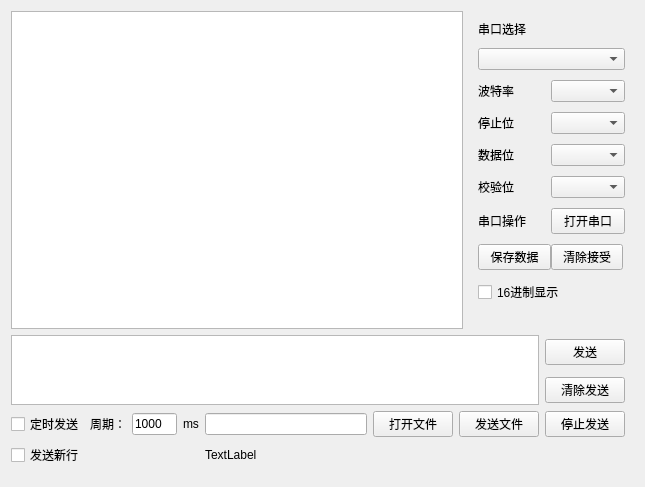
<?xml version="1.0" encoding="UTF-8"?>
<ui version="4.0">
 <class>MainWindow</class>
 <widget class="QWidget" name="MainWindow">
  <property name="geometry">
   <rect>
    <x>0</x>
    <y>0</y>
    <width>645</width>
    <height>487</height>
   </rect>
  </property>
  <property name="windowTitle">
   <string>MainWindow</string>
  </property>
  <layout class="QGridLayout" name="gridLayout_3">
   <item row="0" column="0">
    <widget class="QPlainTextEdit" name="recvEdit">
     <property name="readOnly">
      <bool>true</bool>
     </property>
    </widget>
   </item>
   <item row="0" column="1">
    <widget class="QWidget" name="widget" native="true">
     <property name="maximumSize">
      <size>
       <width>165</width>
       <height>16777215</height>
      </size>
     </property>
     <layout class="QGridLayout" name="gridLayout" columnminimumwidth="2,0,2">
      <property name="horizontalSpacing">
       <number>0</number>
      </property>
      <property name="verticalSpacing">
       <number>10</number>
      </property>
      <item row="4" column="0">
       <widget class="QLabel" name="label_4">
        <property name="text">
         <string>数据位</string>
        </property>
       </widget>
      </item>
      <item row="3" column="1" colspan="2">
       <widget class="QComboBox" name="stopBitsCmb"/>
      </item>
      <item row="4" column="1" colspan="2">
       <widget class="QComboBox" name="dataBitsCmb"/>
      </item>
      <item row="3" column="0">
       <widget class="QLabel" name="label_3">
        <property name="text">
         <string>停止位</string>
        </property>
       </widget>
      </item>
      <item row="9" column="0" colspan="3">
       <widget class="QCheckBox" name="hexDisplayChx">
        <property name="text">
         <string>16进制显示</string>
        </property>
       </widget>
      </item>
      <item row="0" column="0" colspan="2">
       <widget class="QLabel" name="label">
        <property name="text">
         <string>串口选择</string>
        </property>
       </widget>
      </item>
      <item row="6" column="1" colspan="2">
       <widget class="QPushButton" name="openPortBtn">
        <property name="text">
         <string>打开串口</string>
        </property>
       </widget>
      </item>
      <item row="2" column="1" colspan="2">
       <widget class="QComboBox" name="baudRateCmb"/>
      </item>
      <item row="2" column="0">
       <widget class="QLabel" name="label_2">
        <property name="text">
         <string>波特率</string>
        </property>
       </widget>
      </item>
      <item row="5" column="0">
       <widget class="QLabel" name="label_5">
        <property name="text">
         <string>校验位</string>
        </property>
       </widget>
      </item>
      <item row="6" column="0">
       <widget class="QLabel" name="label_6">
        <property name="text">
         <string>串口操作</string>
        </property>
       </widget>
      </item>
      <item row="5" column="1" colspan="2">
       <widget class="QComboBox" name="parityCmb"/>
      </item>
      <item row="1" column="0" colspan="3">
       <widget class="QComboBox" name="protsCmb"/>
      </item>
      <item row="10" column="0">
       <spacer name="verticalSpacer">
        <property name="orientation">
         <enum>Qt::Vertical</enum>
        </property>
        <property name="sizeHint" stdset="0">
         <size>
          <width>20</width>
          <height>40</height>
         </size>
        </property>
       </spacer>
      </item>
      <item row="7" column="1">
       <widget class="QPushButton" name="clearRecvBtn">
        <property name="text">
         <string>清除接受</string>
        </property>
       </widget>
      </item>
      <item row="7" column="0">
       <widget class="QPushButton" name="saveDataBtn">
        <property name="text">
         <string>保存数据</string>
        </property>
       </widget>
      </item>
     </layout>
    </widget>
   </item>
   <item row="1" column="0" colspan="2">
    <widget class="QWidget" name="widget_2" native="true">
     <layout class="QGridLayout" name="gridLayout_2">
      <property name="leftMargin">
       <number>0</number>
      </property>
      <property name="topMargin">
       <number>0</number>
      </property>
      <item row="0" column="0" rowspan="2" colspan="7">
       <widget class="QPlainTextEdit" name="sendEdit"/>
      </item>
      <item row="0" column="7">
       <widget class="QPushButton" name="sendBtn">
        <property name="text">
         <string>发送</string>
        </property>
       </widget>
      </item>
      <item row="1" column="7">
       <widget class="QPushButton" name="sendClearBtn">
        <property name="text">
         <string>清除发送</string>
        </property>
       </widget>
      </item>
      <item row="2" column="0">
       <widget class="QCheckBox" name="timerSendChx">
        <property name="text">
         <string>定时发送</string>
        </property>
       </widget>
      </item>
      <item row="2" column="1">
       <widget class="QLabel" name="label_8">
        <property name="text">
         <string>周期：</string>
        </property>
       </widget>
      </item>
      <item row="2" column="2">
       <widget class="QLineEdit" name="timerPeriodEdit">
        <property name="maximumSize">
         <size>
          <width>45</width>
          <height>16777215</height>
         </size>
        </property>
        <property name="text">
         <string>1000</string>
        </property>
       </widget>
      </item>
      <item row="2" column="3">
       <widget class="QLabel" name="label_7">
        <property name="text">
         <string>ms</string>
        </property>
       </widget>
      </item>
      <item row="2" column="4">
       <widget class="QLineEdit" name="fileNameEdit"/>
      </item>
      <item row="2" column="5">
       <widget class="QPushButton" name="openFileBtn">
        <property name="text">
         <string>打开文件</string>
        </property>
       </widget>
      </item>
      <item row="2" column="6">
       <widget class="QPushButton" name="sendFileBtn">
        <property name="text">
         <string>发送文件</string>
        </property>
       </widget>
      </item>
      <item row="2" column="7">
       <widget class="QPushButton" name="sendStopBtn">
        <property name="text">
         <string>停止发送</string>
        </property>
       </widget>
      </item>
      <item row="3" column="0">
       <widget class="QCheckBox" name="sendNewLineChx">
        <property name="text">
         <string>发送新行</string>
        </property>
       </widget>
      </item>
      <item row="3" column="4">
       <widget class="QLabel" name="linkLable">
        <property name="text">
         <string>TextLabel</string>
        </property>
       </widget>
      </item>
     </layout>
    </widget>
   </item>
  </layout>
 </widget>
 <resources/>
 <connections/>
</ui>
